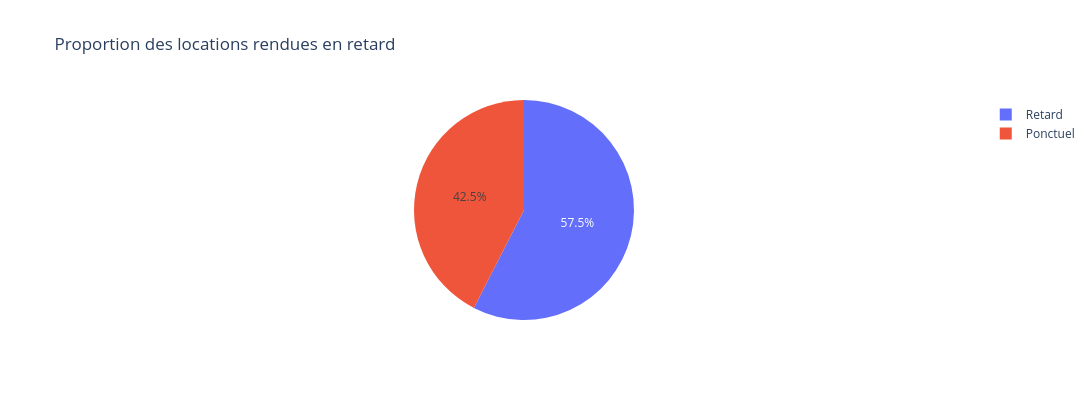

The notebook cell this image was saved under:
### Markdown cell above
### How often are drivers late for the next check-in?

### Code cell
# pourcentage de location arrive en retard
df_ended["has_delay"] = df_ended["delay_at_checkout_in_minutes"] > 0
counts = df_ended["has_delay"].value_counts()
print(counts)

has_delay = px.pie(
    values=counts.values, 
    names=["Retard", "Ponctuel"],
    title="Proportion des locations rendues en retard"
)
has_delay.update_layout(width=1800, height=400)
has_delay.show()

show_images(has_delay, "../images/has_delay.png")

### Figure 1 — Plotly figure (JSON) as saved in the notebook; plotly's stock layout.template omitted (floating-point values rounded to 4 significant figures)
{"data": [{"domain": {"x": [0, 1], "y": [0, 1]}, "hovertemplate": "label=%{label}<br>value=%{value}<extra></extra>", "labels": ["Retard", "Ponctuel"], "legendgroup": "", "name": "", "showlegend": true, "type": "pie", "values": [9404, 6941]}], "layout": {"height": 400, "legend": {"tracegroupgap": 0}, "title": {"text": "Proportion des locations rendues en retard"}, "width": 1800}}
